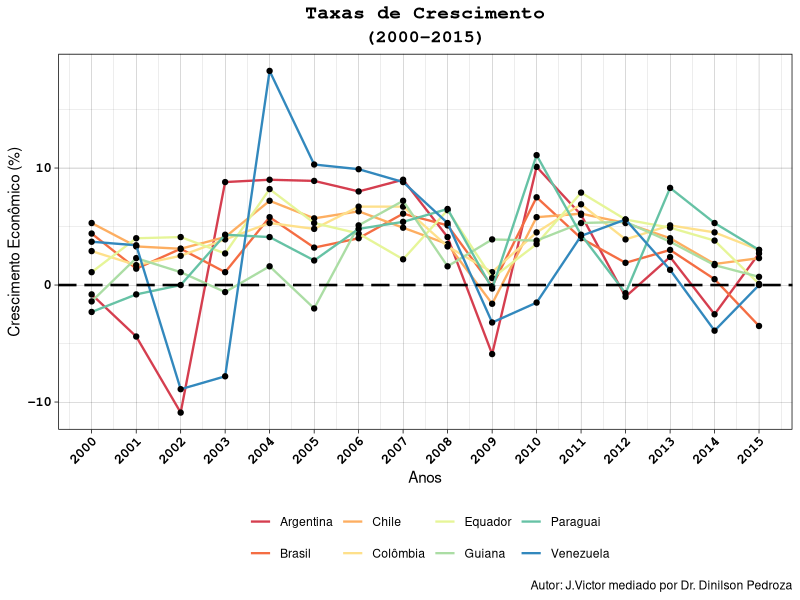

Source code (R):
#########Taxas de Crescimento do Produto Interno Bruto (PIB) 2000-2015 #########
#########J.Victor Sobrinho########


### Carregando as bibliotecas:
library(ggplot2)
library(lubridate)
library(scales)
library (RColorBrewer)


tabpib<-read.csv('txcrescimento.csv', header = T) ### Carregando a base de dados.

dftabpib <- subset(tabpib, select = c('Argentina', 'Brazil', 'Chile', 'Colombia', 'Ecuador', 'Guyana', 'Paraguay', 'Venezuela')) ### Selecionando países.

dftabpib ### Conferindo o data frame.

dftabpib


Anos<-seq.Date(from = as_date("2000-01-01"),
               to = as_date("2015-01-01"),
               "year")
df = data.frame(Anos, dftabpib) ### Organizando o data frame.


ggplot(data = df, aes(x = Anos)) + ### Definindo o "X" do gráfico.
  theme_linedraw()+ ### Fundo do gráfico.
  geom_line(aes(y= Argentina, colour = "Argentina"), size =.8)+ ### Y, Nome da linha, Espessura da linha.
  geom_point(aes(y = Argentina))+ ### Colocando pontos nas linhas.
  geom_line(aes(y= Brazil, colour="Brasil"),size=.8) +
  geom_point(aes(y = Brazil))+
  geom_line(aes(y= Chile, colour="Chile"),size=.8) +
  geom_point(aes(y = Chile))+
  geom_line(aes(y= Colombia, colour="Colômbia"),size=.8) +
  geom_point(aes(y = Colombia))+
  geom_line(aes(y= Ecuador, colour="Equador"),size=.8) +
  geom_point(aes(y = Ecuador))+
  geom_line(aes(y= Guyana, colour="Guiana"),size=.8) +
  geom_point(aes(y = Guyana))+
  geom_line(aes(y= Paraguay, colour="Paraguai"),size=.8) +
  geom_point(aes(y = Paraguay))+
  geom_line(aes(y= Venezuela, colour="Venezuela"),size=.8) +
  geom_point(aes(y = Venezuela))+
  geom_hline(yintercept=0, colour='black', linetype='longdash', size= 0.88)+ ### Criando uma linha horizontal ao nível zero.
  labs(x='Anos', y='Crescimento Econômico (%)', ### "Rótulos".
       title='Taxas de Crescimento',subtitle = '(2000-2015)',
       caption='Autor: J.Victor mediado por Dr. Dinilson Pedroza', color = "") + ### Nota de rodapé.
  theme (plot.title = element_text(size=14, face='bold', hjust = 0.5, family = "mono"))+ ### Estilo do título.
  theme (plot.subtitle = element_text(size = 13, face = 'bold', hjust = 0.5, family = "mono" ))+ ### Estilo do subtítulo.
  theme (axis.text.x = element_text(size = 10, face="bold", color="black", angle=45, hjust = 1, family = "mono")) + ### Design de "x".
  theme (axis.text.y = element_text(size=10, face="bold", color="black",angle=0, family = "mono")) + ### Design de "y".
  theme (legend.position = "bottom") + ### Posição da legenda.
  scale_x_date(date_labels = "%Y", breaks = date_breaks("1 year"))+ ### Espaçamento de "x".
  scale_color_brewer(palette = "Spectral")  ### Paleta de cores Spectral ### Finalizado



